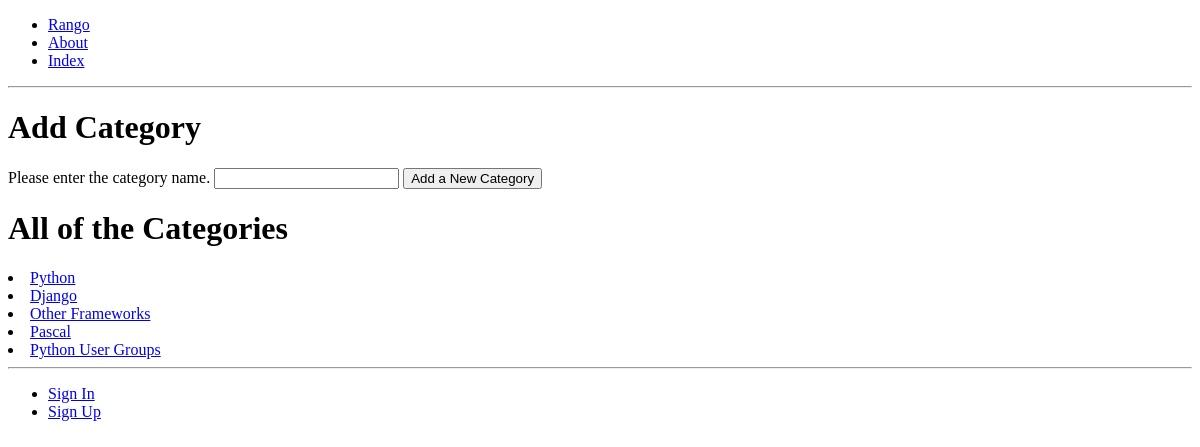
The app's page /rango/add_category/, older data.
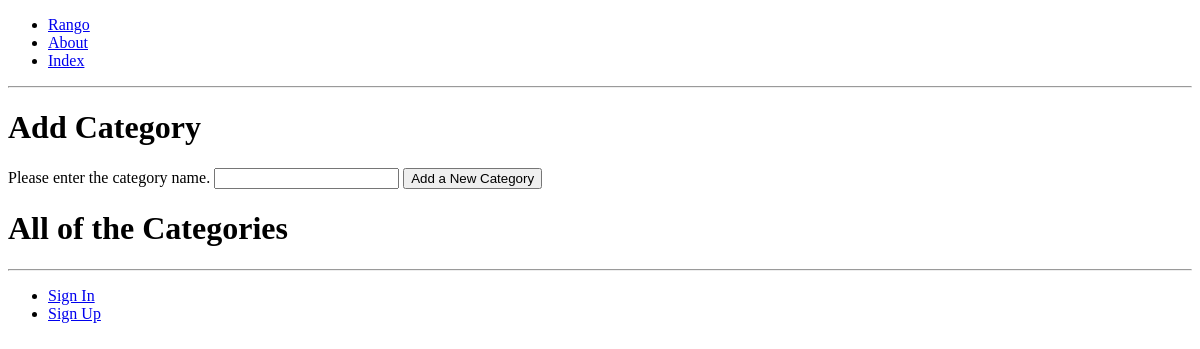
The same page, newer data.
### rango/models.py (models this page shows, shortened)
class Category(models.Model):
    name = models.CharField(max_length=128, unique=True)
    views = models.IntegerField(default=0)
    likes = models.IntegerField(default=0)
    slug = models.SlugField(blank=True,unique=True)
    class Meta:
        verbose_name_plural = 'Categories'

### rango/views.py (the view)
def add_category(request):
    form = CategoryForm()
    if request.method == 'POST':
        form = CategoryForm(request.POST)
    if form.is_valid():
        form.save(commit=True)
        return index(request)
    else:
        print(form.errors)
    return render(request, 'rango/add_category.html', {'form': form})

### rango/forms.py
class CategoryForm(forms.ModelForm):
    name = forms.CharField(max_length=128,help_text="Please enter the category name.")
    views = forms.IntegerField(widget=forms.HiddenInput(),initial=0)
    likes = forms.IntegerField(widget=forms.HiddenInput(),initial=0)
    slug = forms.CharField(widget=forms.HiddenInput(),required=False)
    class Meta:
        model = Category
        fields = ('name','views','likes',)

### rango/templatetags/rango_template_tags.py (called while the page is built)
@register.inclusion_tag('rango/cats.html')
def get_category_list(cat=None):
     return {'cats': Category.objects.all(),'act_cat':cat}

### templates/rango/add_category.html (shortened to what this page needs)
{% extends 'rango/base.html' %}
{% load staticfiles %}
{% block body_block %}
         <h1>Add Category</h1>
         <div>
             <form id="category_form" method="post" action="{% url 'add_category' %}">
                 {% for field in form.visible_fields %}
                     {{ field.help_text }}
                     {{ field }}
                 {% endfor %}
                 <input type="submit" name="submit" value="Add a New Category" />
             </form>
         </div>
{% endblock %}

### templates/rango/cats.html
{% for c in cats %}
    {% if c == act_cat %}
        <li>
        <strong>
              <a href="{% url 'show_category' c.slug %}">{{ c.name }}</a>
        </strong>
        </li>
    {% else  %}
        <li>
            <a href="{% url 'show_category' c.slug %}">{{ c.name }}</a>
        </li>
    {% endif %}
{% endfor %}

Row changes from the older to the newer data that the page shows:
removed Category: name "Python"
removed Category: name "Django"
removed Category: name "Other Frameworks"
removed Category: name "Pascal"
removed Category: name "Python User Groups"
